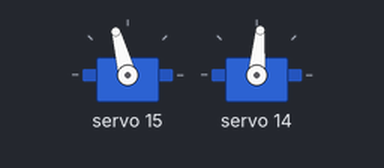
Simulated run of this sketch. Board: Arduino Uno, built with avr-gcc and run on an emulated ATmega328P. Shown: 2 × servo. What the sketch prints to the serial monitor is not drawn.

Above: at 5.05 s.
Timing chart, 0 to 9.6 s (numbered marks = the images above):
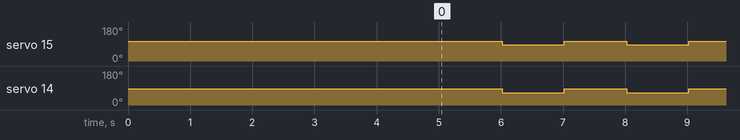

The sketch:

Test_billes.ino
```cpp
#include <Adafruit_PWMServoDriver.h>


Adafruit_PWMServoDriver pwm = Adafruit_PWMServoDriver();


void setup() {
  // put your setup code here, to run once:
  Serial.begin(9600);
  Serial.println("16 channel Servo test!");

  pwm.begin();
  Serial.println("angletopulse depart:");
  Serial.println(angleToPulse(90));
    Serial.println("angletopulseArrivée:");
  Serial.println(angleToPulse(90));

  delay(5000);

  pwm.setPWMFreq(60);  // Analog servos run at ~60 Hz updates
}

void loop() {
  // put your main code here, to run repeatedly:
   pwm.setPWM(15, 0, angleToPulse(110));
   pwm.setPWM(14, 0, angleToPulse(90));
   delay(1000);
   pwm.setPWM(15, 0, angleToPulse(90));
   pwm.setPWM(14, 0, angleToPulse(70));
   delay(1000);


}


int angleToPulse(float angle){

   // mapping de 0 a 180
   //int pulse = map(ang,0, 180, SERVOMIN,SERVOMAX);

   // mapping de 20 a 160 degres, avec constrain pour protection des moteurs
   angle = constrain(angle, 20, 160);
   int pulse = map(angle,20, 160, 175,525);

//   Serial.print("atp_Angle: ");Serial.print(angle);
//   Serial.print("atp_pulse: ");Serial.println(pulse);
   return pulse;
}
```

Measured:
- by itself, servo 15: alternates 105° for 1.0 s and 85° for 1.0 s
- by itself, servo 14: alternates 85° for 1.0 s and 66° for 1.0 s
